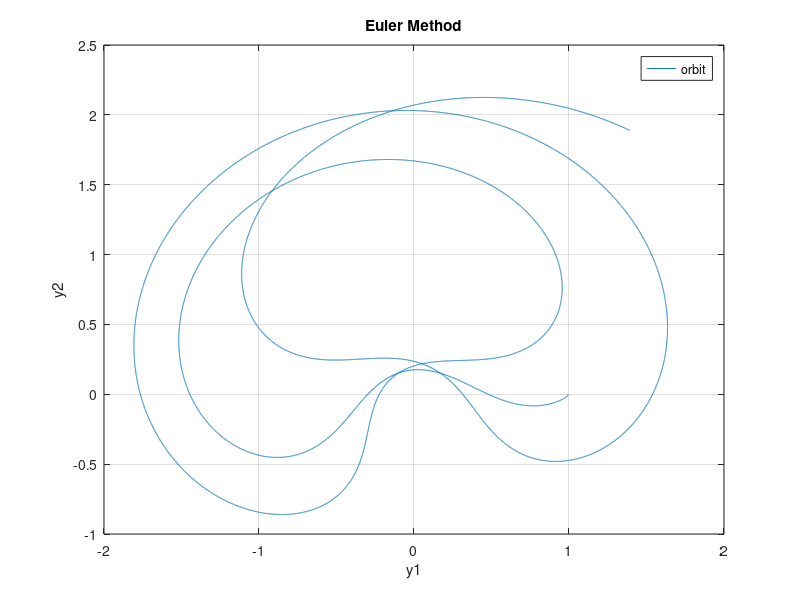
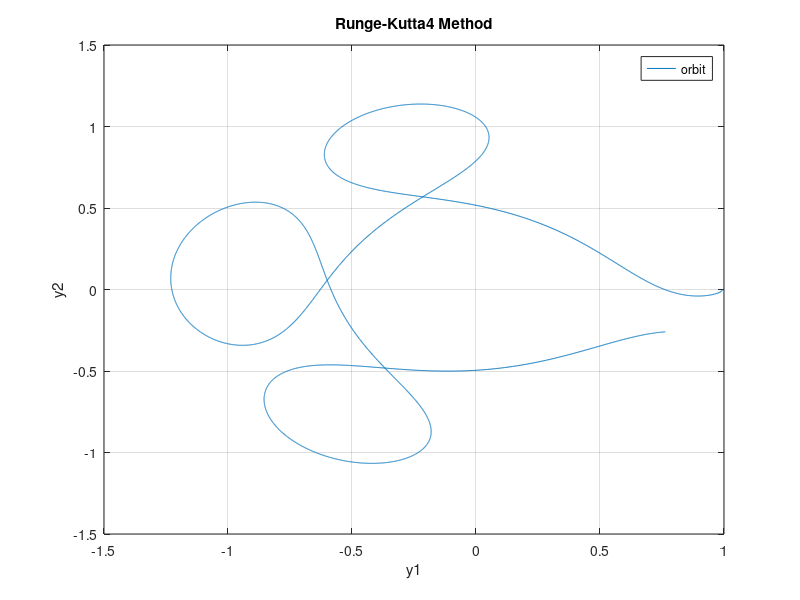

MATLAB code to generate these figures, in order: (Note: this script raises an error after producing the figures.)
clear all
close all
clc
%Süleyman Enes ŞEKER
%arenstorf orbit
% 3 method(euler, rungekutta 4 and ode45) are used to solve problem
% firstly ı change 2, 2nd degree differential equation into 4, 1st degree
% differential equation calculations given on the pdf in the project zip.

%euler
% initially ı defined my constant parameters
tic
ti=0;
tf=17.06521656015796;
h=(tf-ti)/24000;
m=ti:h:tf ;
u1=0.012277471;
u2 = 1-u1;
% ı create matrices to send solution values of each differential equation
y1=zeros(1,length(m));
x1=zeros(1,length(m));
y2=zeros(1,length(m));
x2=zeros(1,length(m));
D1=zeros(1,length(m));
D2=zeros(1,length(m));
% ı added initial values to 1st element of the matrices 
y1(1)=0.994;
x1(1)=0;
y2(1)=0;
x2(1)=-2.0015851063790825;

% ı define a for loop in order to solve ODEs by using euler formula as we
% did in the lab and homeworks.General formula y(i+1)=y(i)+h*y'(i)
for i=1:length(m)
    
    D1(i)=((y1(i)+u1)^2+y2(i)^2)^(3/2);
    D2(i)=((y1(i)-u2)^2+y2(i)^2)^(3/2);
    y1(i+1)=y1(i)+h*x1(i);
    x1(i+1)=x1(i)+h*(y1(i)+2*x2(i)-u2*(y1(i)+u1)/D1(i)-u1*(y1(i)-u2)/D2(i));
    y2(i+1)=y2(i)+h*x2(i);
    x2(i+1)=x2(i)+ h*(y2(i)-2*x1(i)-u2*y2(i)/D1(i)-u1*y2(i)/D2(i));
    
    
end
% then ı plot y1,y2 together and ı calculate the time by tic-toc function
% to compare methods
plot(y1,y2);
grid on
legend('orbit')
title('Euler Method')
xlabel('y1')
ylabel('y2')
figure
timeeuler=toc


% runge kutta4
%as ı did in the euler method ı define constant values firstly
tic
ti=0;
tf=17.06521656015796;
h=(tf-ti)/6000;
m=ti:h:tf ;
u1=0.012277471;
u2 = 1-u1;
% then ı created matrices to assign solution values on
y1=zeros(1,length(m));
x1=zeros(1,length(m));
y2=zeros(1,length(m));
x2=zeros(1,length(m));
D1=zeros(1,length(m));
D2=zeros(1,length(m));
% ı added initial values to 1st element of the matrices 
y1(1)=0.994;
x1(1)=0;
y2(1)=0;
x2(1)=-2.0015851063790825;
% ı write my differential equations in function form. By doing so applying 
% runge kutta 4 method in the for loop is easier.
fy1=@(x1) x1;
fx1=@(y1,y2,x2) y1+2*x2-u2*(y1+u1)/((y1+u1)^2+y2^2)^(3/2)-u1*(y1-u2)/((y1-u2)^2+y2^2)^(3/2);
fy2=@(x2) x2;
fx2=@(x1,y1,y2) y2-2*x1-u2*y2/((y1+u1)^2+y2^2)^(3/2)-u1*y2/((y1-u2)^2+y2^2)^(3/2);
% ı define a for loop in order to solve ODEs by using runge kutta4 formula 
%as we did in the lab and homeworks.
%General formula:
%f1=y'(t(i),y(i)),f2=(t(i)+h/2,y(i)+h/2*f1),f3=(t(i)+h/2,y(i)+h/2*f2),
%f4=(t(i),y(i)+h*f3); y(i+1)=y(i)+(h/6)*(f1+2*f2+2*f3+f4)
for i=1:length(m)
    
    
    f1y1=fy1(x1(i));
    f1x1=fx1(y1(i),y2(i),x2(i));
    f1y2=fy2(x2(i));
    f1x2=fx2(x1(i),y1(i),y2(i));
    
    f2y1=fy1(x1(i)+h*f1x1/2);
    f2x1=fx1(y1(i)+h*f1y1/2,y2(i)+h*f1y2/2,x2(i)+h*f1x2/2);
    f2y2=fy2(x2(i)+h*f1x2/2);
    f2x2=fx2(x1(i)+h*f1x1/2,y1(i)+h*f1y1/2,y2(i)+h*f1y2/2);
    
    f3y1=fy1(x1(i)+h*f2x1/2);
    f3x1=fx1(y1(i)+h*f2y1/2,y2(i)+h*f2y2/2,x2(i)+h*f2x2/2);
    f3y2=fy2(x2(i)+h*f2x2/2);
    f3x2=fx2(x1(i)+h*f2x1/2,y1(i)+h*f2y1/2,y2(i)+h*f2y2/2);
    
    f4y1=fy1(x1(i)+h*f3x1);
    f4x1=fx1(y1(i)+h*f3y1,y2(i)+h*f3y2,x2(i)+h*f3x2);
    f4y2=fy2(x2(i)+h*f3x2);
    f4x2=fx2(x1(i)+h*f3x1,y1(i)+h*f3y1,y2(i)+h*f3y2);
    
    y1(i+1)=y1(i)+(h*(f1y1+2*f2y1+2*f3y1+f4y1)/6);
    x1(i+1)=x1(i)+(h*(f1x1+2*f2x1+2*f3x1+f4x1)/6);
    y2(i+1)=y2(i)+(h*(f1y2+2*f2y2+2*f3y2+f4y2)/6);
    x2(i+1)=x2(i)+(h*(f1x2+2*f2x2+2*f3x2+f4x2)/6);
    
end
% then ı plot y1,y2 together and ı calculate the time by tic-toc function
% to compare methods
plot(y1,y2);
grid on
legend('orbit')
title('Runge-Kutta4 Method')
xlabel('y1')
ylabel('y2')
figure

timerk4=toc

% ode45
tic
% in ode45 method first ı define may time and initial values as matrices
% since we have 4 initial value it is 1 by 4 matrices
tSpan = linspace(0,17.06521656015796);
x0 = [0.994 0 0 -2.0015851063790825];
% secondly ı call the ode 45 function to solve my differential equations
% which ı define as odefun(t,x) at the bottom.
[t1 ,x1] = ode45(@(t,x) odefun(t,x), tSpan, x0);
%ince 2nd and 4th thh column of the x1 matrix hold the solutions of x1 and x1
% only 1st and 3rd column of the x1 matrix is plotted in order to obtain y1
% and y2.
plot(x1(:,1),x1(:,3))
grid on
legend('orbit')
title('ode45 solution')
xlabel('y1')
ylabel('y2')
figure
n=zeros(length(x1));
timeode45=toc

%animation
for k=1:length(t1)
   clf
    
    
    t_k=t1(k); % time
    x_k=x1(k,1); %y1
    y_k=x1(k,3); %y2
    z_k=0;        
    % ın order to  show in 3d ı took z as 0 since it is a 2d problme
    % location of earth
    plot3(-0.012277471,0,0,'b.','LineWidth',10,'MarkerSize',40)
    hold on
    %location of moon
    plot3(1-0.012277471,0,0,'m.','LineWidth',5,'MarkerSize',25)
    hold on
    % location of satellite
    plot3(x_k,y_k,z_k,'ro','LineWidth',2,'MarkerSize',10)
    % plot entire orbit
    hold on
    plot3(x1(:,1),x1(:,3),n,'k-','LineWidth',2)
    grid on
    xlabel('y1')
    ylabel('y2')
    zlabel('z')
    title(['spacecraft at t= ',num2str(t_k)])
    view([-30 35]) %view angle
    drawnow
    legend('earth','moon','spacecraft')
    
end


% here ı define odefun(t,x) to send this column matrix to ode45 function
% in the ode45, functions ,that will be solved, must be defined as column
% matrix. since we have 4, 1st order differential equation i create 4 by 1
% matrix.Every row contain one differential equation
function dx_dt=odefun(t,x);

u1=0.012277471;
u2 = 1-u1;
dx_dt=zeros(4,1);
dx_dt(1)=x(2);
dx_dt(2)=x(1)+2*x(4)-u2*(x(1)+u1)/((x(1)+u1)^2+x(3)^2)^(3/2)-u1*(x(1)-u2)/((x(1)-u2)^2+x(3)^2)^(3/2);
dx_dt(3)=x(4);
dx_dt(4)=x(3)-2*x(2)-u2*x(3)/((x(1)+u1)^2+x(3)^2)^(3/2)-u1*x(3)/((x(1)-u2)^2+x(3)^2)^(3/2);

end


